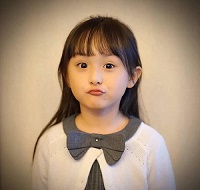
//> input picture Opencv_task81-100/photo/1.jpg, 200 x 190 px, given in place of the camera
$ ./092对象检测_HAAR特征介绍   (built with g++ and OpenCV 4)
//> lines starting //> are read from the running program, lines starting //| are printed output that depends on the picture; after the words box and inside, x2 and y2 are one past the last pixel; in counts of white or black regions, pixels touching at a corner belong together
#include <opencv2/opencv.hpp>
#include <iostream>

using namespace cv;
using namespace std;
CascadeClassifier faceDetector, smileDetector;
String haar_data_file = "model/haarcascade_frontalface_alt_tree.xml";
String harr_smile_file = "model/haarcascade_smile.xml";
int main(int artc, char** argv) {
	Mat frame, gray;
	vector<Rect> faces;
	vector<Rect> smile;
	VideoCapture capture(0);
	faceDetector.load(haar_data_file);
	smileDetector.load(harr_smile_file);
	namedWindow("frame", WINDOW_AUTOSIZE);
	while (true) {
		capture.read(frame);
//> frame is the input picture: 190 rows x 200 cols, CV_8UC3; mean B, G, R 119.6, 143.7, 168.3
		cvtColor(frame, gray, COLOR_BGR2GRAY);
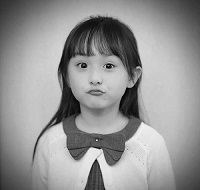
//> gray: 190 rows x 200 cols, CV_8UC1; min 1, max 245, mean 148.3
		//equalizeHist---直方图均衡化，，用于提高图像的质量
		equalizeHist(gray, gray);
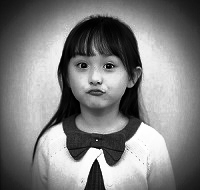
//> gray: 190 rows x 200 cols, CV_8UC1; min 0, max 255, mean 128.3
		faceDetector.detectMultiScale(gray, faces, 1.2, 1, 0, Size(30, 30), Size(400, 400));
//> faces = 1 Rect (x, y, width, height): [66, 46, 60, 60]
		for (size_t t = 0; t < faces.size(); t++) {
			rectangle(frame, faces[t], Scalar(0, 0, 255), 2, 8, 0);
		}
//> this loop made 1 pass
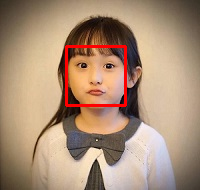
//> frame: 190 rows x 200 cols, CV_8UC3; 1.85% of pixels changed, all inside (x1, y1, x2, y2) = (65, 45, 127, 107)
		//smileDetector.detectMultiScale(gray, gray, 1.2, 1, 0, Size(15, 15), Size(100, 100));
		for (size_t t = 0; t < faces.size(); t++) {
			rectangle(frame, faces[t], Scalar(0, 0, 255), 2, 8, 0);
		}

		char c = waitKey(10);
//> the Esc key is pressed
		if (c == 27) {
			break;
		}
		imshow("frame", frame);
	}

	waitKey(0);
	return 0;
}

$ run again, on Opencv_task81-100/photo/ce_02.jpg
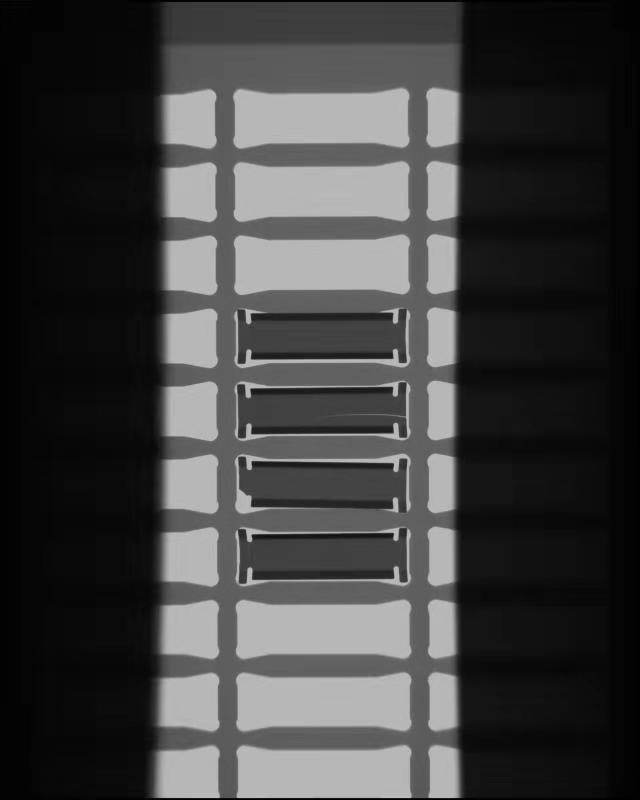
//> input picture Opencv_task81-100/photo/ce_02.jpg, 640 x 800 px, given in place of the camera
//> frame is the input picture: 800 rows x 640 cols, CV_8UC3; min 0, max 201, mean 63.9
//> `equalizeHist(gray, gray);`:
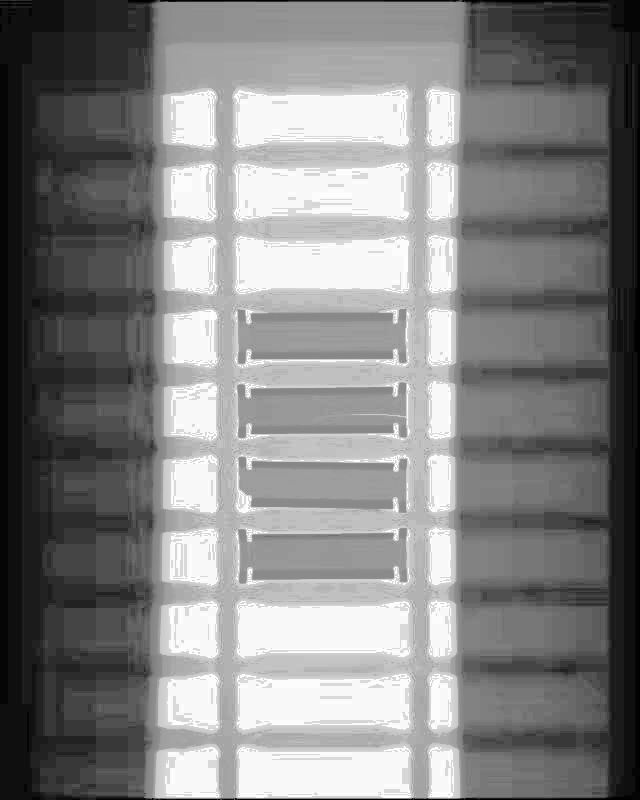
//> gray: 800 rows x 640 cols, CV_8UC1; min 0, max 255, mean 131.7
//> faces = empty

$ run again, on Opencv_task81-100/photo/fruit.jpg
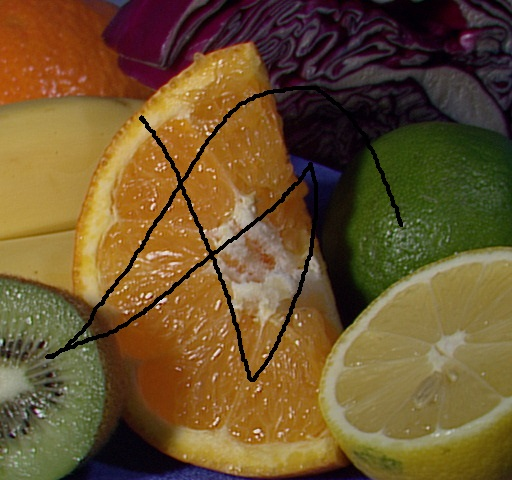
//> input picture Opencv_task81-100/photo/fruit.jpg, 512 x 480 px, given in place of the camera
//> frame is the input picture: 480 rows x 512 cols, CV_8UC3; mean B, G, R 45.4, 83.5, 108
//> `cvtColor(frame, gray, COLOR_BGR2GRAY);`:
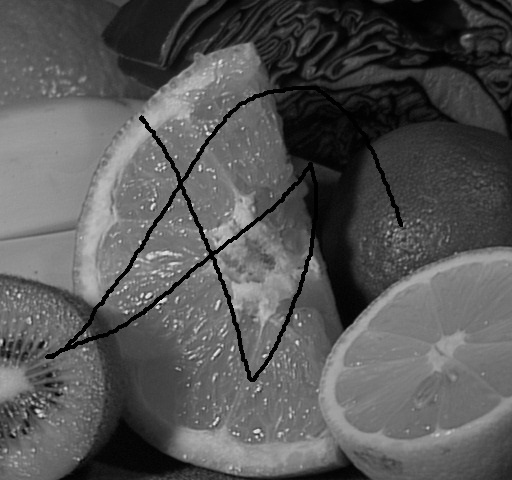
//> gray: 480 rows x 512 cols, CV_8UC1; min 0, max 240, mean 86.5
//> `equalizeHist(gray, gray);`:
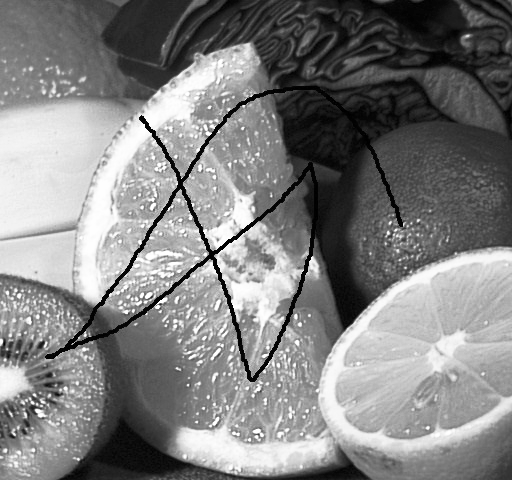
//> gray: 480 rows x 512 cols, CV_8UC1; min 0, max 255, mean 128.1
//> faces = empty
